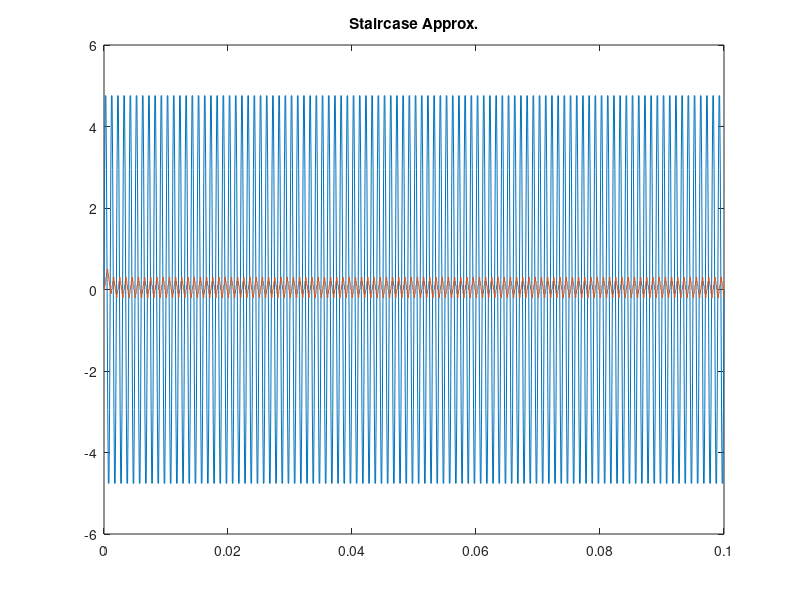
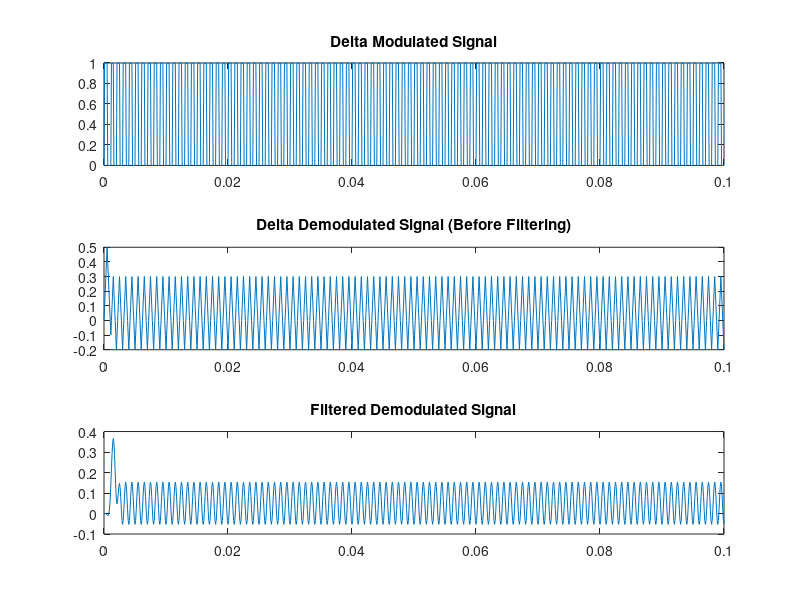

Write MATLAB code to recreate these figures, in order.
clc;
clear all;
close all;

fs = 10000;
fm = 1000;

t = 0:1/fs:1000/fs;  % Time Duration = 1000/10000 = 0.1s
% Am = 5
x = 5*sin(2*pi*fm*t); % Define message signal with peak voltage 5V

plot(t,x);
hold on

y=0; % output DM signal i.e stream 0 to 1
strc=0; % Ourput of integrater i.e Staircase approx. 
del=0.1; % Stepsize

for i = 1:length(x)-1
    if strc(i) <= x(i)
        d=1;
        strc(i+1) = strc(i)+del;
    else
        d=0;
        strc(i+1) = strc(i)-del;
    end
    y = [y d];
end

stairs(t,strc); %Show the staircase approx. signal
title('Staircase Approx.')
hold off 

MSE = sum((x-strc).^2) / length(x); % Mean Squared Error (MSE)
disp(['Mean Squared Error (MSE) :', num2str(MSE)]);

figure;

% Delta Modulation
subplot(3,1,1);
plot(t,y);  % Show the staircase approximated signal
title('Delta Modulated Signal');


% Delta Demodulation
y_demod = [0];
strc_demod = 0;

for i = 2:length(y)
    if y(i)==1
        strc_demod = strc_demod + del;
    else
        strc_demod = strc_demod - del;
    end 
    y_demod = [y_demod strc_demod];
end
subplot(3,1,2);
plot(t,y_demod);
title('Delta Demodulated Signal (Before Filtering)');

% Apply Low pass filter

filter_order = 20;
lowpass_filter = fir1(filter_order, fm/(fs/2),'low');
filtered_demod_signal = filter(lowpass_filter, 1, y_demod);

% Plot the filtered demodulated signal
subplot(3,1,3);
plot(t,filtered_demod_signal);
title('Filtered Demodulated Signal'); 